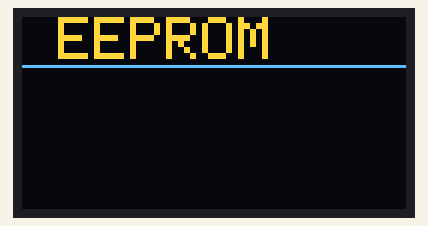
Simulated run of this sketch. Board: Arduino Uno, built with avr-gcc and run on an emulated ATmega328P. Shown: 128×64 one-colour display. The OLED is the two-colour kind (top 16 rows yellow).

Above: at 0.1 s.

The sketch:

ReflowOvenFFLilyMenuOverWrite.ino
```cpp
/*********************************************************************
ReflowOvenFLily - Written to work with ReflowControllerB
LilyPadUSB.bootloader.extended_fuses=0xce
LilyPadUSB.bootloader.high_fuses=0xd8
LilyPadUSB.bootloader.low_fuses=0xff

           Magic Happens Here!
* 225-|                                               x  x
*     |                                            x        x
*     |                                         x              x
*     |                                      x                    x
* 200-|                                   x                          x
*     |                              x    |                          |   x
*     |                         x         |                          |       x
*     |                    x              |                          |
* 150-|               x                   |                          |
*     |             x |                   |                          |
*     |           x   |                   |                          |
*     |         x     |                   |                          |
*     |       x       |                   |                          |
*     |     x         |                   |                          |
*     |   x           |                   |                          |
* 30 -| x             |                   |                          |
*     |<  60 - 90 s  >|<    90 - 120 s   >|<       90 - 120 s       >|
*     | Preheat Stage |   Soaking Stage   |       Reflow Stage       | Cool
*  0  |_ _ _ _ _ _ _ _|_ _ _ _ _ _ _ _ _ _|_ _ _ _ _ _ _ _ _ _ _ _ _ _ _ _ _ _
*                                                                Time (Seconds)
*********************************************************************/

#include <Wire.h>
// Includes
#include <Adafruit_GFX.h>       // GFX Library - https://github.com/adafruit/Adafruit-GFX-Library
#include <Adafruit_SSD1306.h>   // SSD Library - https://github.com/adafruit/Adafruit_SSD1306
#include <Adafruit_MAX31855.h>  // Thermocouple Library - https://github.com/rocketscream/MAX31855
#include <PID_v1.h>             // PID Library - http://playground.arduino.cc/Code/PIDLibrary
                                //             - https://github.com/br3ttb/Arduino-PID-Library/
#include <EEPROMEx.h>           // EEPROMex Library - http://playground.arduino.cc/Code/EEPROMex
// OHARARP FAVICON (LCD ASSISTANT, Byte Orientation - Horizontal Width = 64 Height = 64
static unsigned char PROGMEM logo[] = {
0x00, 0x00, 0x00, 0x00, 0x00, 0x00, 0x00, 0x00, 0x03, 0xFF, 0xFF, 0xFF, 0xFF, 0xFF, 0xBF, 0xC0,
0x0F, 0xFF, 0xFF, 0xFF, 0xFF, 0xFF, 0x3F, 0xF0, 0x1F, 0xFF, 0xFF, 0xFF, 0xFF, 0xFF, 0x7F, 0xFC,
0x3F, 0xFF, 0xFF, 0xFF, 0xFF, 0xFE, 0x7F, 0xFC, 0x3F, 0xFF, 0xFF, 0xFF, 0xFF, 0xFE, 0xFF, 0xFE,
0x7F, 0xFF, 0xFF, 0xFF, 0xFF, 0xFC, 0xFF, 0xFE, 0x7F, 0xFF, 0xFF, 0xFF, 0xFF, 0xFD, 0xFF, 0xFE,
0x7F, 0xFF, 0xFF, 0xFF, 0xFF, 0xF9, 0xFF, 0xFF, 0x7F, 0xFF, 0xFF, 0xFF, 0xFF, 0xF3, 0xFF, 0xFF,
0x7F, 0xFF, 0xFF, 0xFF, 0xFF, 0xF3, 0xFF, 0xFF, 0x7F, 0xFF, 0xFF, 0xFF, 0xFF, 0xE7, 0xFF, 0xFF,
0x7F, 0xFF, 0xFF, 0xE0, 0x03, 0xE7, 0xFF, 0xFF, 0x7F, 0xFF, 0xFF, 0x80, 0x03, 0xCF, 0xFF, 0xFF,
0x7F, 0xFF, 0xFE, 0x00, 0x07, 0xCF, 0xFF, 0xFF, 0x7F, 0xFF, 0xF8, 0x00, 0x07, 0x8F, 0xFF, 0xFF,
0x7F, 0xFF, 0xF0, 0x00, 0x0F, 0x87, 0xFF, 0xFF, 0x7F, 0xFF, 0xE0, 0x00, 0x1F, 0x03, 0xFF, 0xFF,
0x7F, 0xFF, 0xC0, 0x00, 0x3E, 0x01, 0xFF, 0xFF, 0x7F, 0xFF, 0x80, 0x00, 0x7E, 0x00, 0xFF, 0xFF,
0x7F, 0xFF, 0x80, 0x00, 0x7C, 0x00, 0x7F, 0xFF, 0x7F, 0xFF, 0x00, 0x00, 0xFC, 0x00, 0x7F, 0xFF,
0x7F, 0xFF, 0x00, 0x01, 0xFF, 0xC0, 0x3F, 0xFF, 0x7F, 0xFE, 0x00, 0x03, 0xFF, 0xC0, 0x3F, 0xFF,
0x7F, 0xFE, 0x00, 0x07, 0xFF, 0x80, 0x1F, 0xFF, 0x7F, 0xFC, 0x00, 0x07, 0xFF, 0x80, 0x1F, 0xFF,
0x7F, 0xFC, 0x00, 0x0F, 0xFF, 0x00, 0x0F, 0xFF, 0x7F, 0xFC, 0x00, 0x10, 0xFE, 0x00, 0x0F, 0xFF,
0x7F, 0xFC, 0x00, 0x01, 0xFE, 0x00, 0x0F, 0xFF, 0x7F, 0xF8, 0x00, 0x03, 0xFC, 0x00, 0x0F, 0xFF,
0x7F, 0xF8, 0x00, 0x03, 0xFC, 0x00, 0x0F, 0xFF, 0x7F, 0xF8, 0x00, 0x07, 0xF8, 0x00, 0x0F, 0xFF,
0x7F, 0xF8, 0x00, 0x07, 0xF8, 0x00, 0x0F, 0xFF, 0x7F, 0xF8, 0x00, 0x0F, 0xF0, 0x00, 0x0F, 0xFF,
0x7F, 0xF8, 0x00, 0x0F, 0xE0, 0x00, 0x0F, 0xFF, 0x7F, 0xF8, 0x00, 0x1F, 0xE0, 0x00, 0x0F, 0xFF,
0x7F, 0xFC, 0x00, 0x1F, 0xC0, 0x00, 0x0F, 0xFF, 0x7F, 0xFC, 0x00, 0x3F, 0xFC, 0x00, 0x0F, 0xFF,
0x7F, 0xFC, 0x00, 0x7F, 0xF8, 0x00, 0x0F, 0xFF, 0x7F, 0xFC, 0x00, 0x7F, 0xF0, 0x00, 0x1F, 0xFF,
0x7F, 0xFE, 0x00, 0xFF, 0xF0, 0x00, 0x1F, 0xFF, 0x7F, 0xFE, 0x00, 0xFF, 0xE0, 0x00, 0x3F, 0xFF,
0x7F, 0xFF, 0x01, 0xFF, 0xC0, 0x00, 0x3F, 0xFF, 0x7F, 0xFF, 0x01, 0x9F, 0x80, 0x00, 0x7F, 0xFF,
0x7F, 0xFF, 0x80, 0x1F, 0x80, 0x00, 0x7F, 0xFF, 0x7F, 0xFF, 0xC0, 0x3F, 0x00, 0x00, 0xFF, 0xFF,
0x7F, 0xFF, 0xC0, 0x3E, 0x00, 0x01, 0xFF, 0xFF, 0x7F, 0xFF, 0xE0, 0x7C, 0x00, 0x03, 0xFF, 0xFF,
0x7F, 0xFF, 0xF0, 0x78, 0x00, 0x07, 0xFF, 0xFF, 0x7F, 0xFF, 0xFC, 0xF8, 0x00, 0x0F, 0xFF, 0xFF,
0x7F, 0xFF, 0xFC, 0xF0, 0x00, 0x3F, 0xFF, 0xFF, 0x7F, 0xFF, 0xF9, 0xE0, 0x00, 0xFF, 0xFF, 0xFF,
0x7F, 0xFF, 0xFB, 0xF0, 0x03, 0xFF, 0xFF, 0xFF, 0x7F, 0xFF, 0xF3, 0xFF, 0xFF, 0xFF, 0xFF, 0xFF,
0x7F, 0xFF, 0xF7, 0xFF, 0xFF, 0xFF, 0xFF, 0xFF, 0x7F, 0xFF, 0xE7, 0xFF, 0xFF, 0xFF, 0xFF, 0xFE,
0x7F, 0xFF, 0xEF, 0xFF, 0xFF, 0xFF, 0xFF, 0xFE, 0x3F, 0xFF, 0xCF, 0xFF, 0xFF, 0xFF, 0xFF, 0xFE,
0x3F, 0xFF, 0xDF, 0xFF, 0xFF, 0xFF, 0xFF, 0xFC, 0x1F, 0xFF, 0x9F, 0xFF, 0xFF, 0xFF, 0xFF, 0xFC,
0x0F, 0xFF, 0xBF, 0xFF, 0xFF, 0xFF, 0xFF, 0xF8, 0x03, 0xFF, 0x3F, 0xFF, 0xFF, 0xFF, 0xFF, 0xE0,
0x00, 0x00, 0x00, 0x00, 0x00, 0x00, 0x00, 0x00, 0x00, 0x00, 0x00, 0x00, 0x00, 0x00, 0x00, 0x00};

typedef enum REFLOW_STATE
{
  REFLOW_STATE_IDLE,
  REFLOW_STATE_PREHEAT,
  REFLOW_STATE_SOAK,
  REFLOW_STATE_REFLOW,
  REFLOW_STATE_COOL,
  REFLOW_STATE_COMPLETE,
  REFLOW_STATE_TOO_HOT,
  REFLOW_STATE_ERROR
} reflowState_t;

typedef enum REFLOW_STATUS
{
  REFLOW_STATUS_OFF,
  REFLOW_STATUS_ON
} reflowStatus_t;

typedef	enum SWITCH
{
	SWITCH_NONE,
	SWITCH_1,
	SWITCH_2,
}	switch_t;

// ***** CONSTANTS *****
#define OLED_RESET 4
float TEMPERATURE_COOL       = 100;
float TEMPERATURE_SOAK_MIN   = 150;
float TEMPERATURE_SOAK_MAX   = 180;
float TEMPERATURE_REFLOW_MAX = 220;
float TEMP_VALUE_MENU = 0;

#define SENSOR_SAMPLING_TIME   1000
#define SOAK_TEMPERATURE_STEP  5
#define SOAK_MICRO_PERIOD      9000
#define DEBOUNCE_PERIOD_MIN    50

// ***** PID PARAMETERS *****
// ***** PRE-HEAT STAGE *****
float PID_KP_PREHEAT         = 300;
float PID_KI_PREHEAT         = 0.05;
float PID_KD_PREHEAT         = 350;
// ***** SOAKING STAGE *****
float PID_KP_SOAK            = 300;
float PID_KI_SOAK            = 0.05;
float PID_KD_SOAK            = 350;
// ***** REFLOW STAGE *****
float PID_KP_REFLOW          = 300;
float PID_KI_REFLOW          = 0.05;
float PID_KD_REFLOW          = 350;
#define PID_SAMPLE_TIME 1000

// ***** LCD MESSAGES *****
const char* ssdMessagesReflowStatus[] = {
  "  Ready  ",
  " Preheat ",
  "   Soak  ",
  "  Reflow ",
  "   Cool  ",
  " Complete",
  "  !HOT!  ",
  "  Error  "
};

// Pin Definitions
int TopPin = 8;  // Top    Element
int BotPin = 7;  // Bottom Element
int DoorPin =6;  // Door Sense
int BuzPin = A2; // Buzzer Pin
int Led = 13;    // Heartbeat Led

int But1 = 9; // Start Button
int But2 = 10; // Menu  Button
int But3 = 11; // Plus  Button
int But4 = 12; // Minus Button

int thermocoupleCLKPin = A4;
int thermocoupleSOPin  = A3;
int thermocoupleCSPin  = A5;

// ***** PID CONTROL VARIABLES *****
double setpoint;
double input;
double inputOld; //Store old Temperature
double output;
double kp = PID_KP_PREHEAT;
double ki = PID_KI_PREHEAT;
double kd = PID_KD_PREHEAT;
int windowSize;
unsigned long windowStartTime;
unsigned long nextCheck;
unsigned long nextRead;
unsigned long timerSoak;
unsigned long buzzerPeriod;
boolean StartTest;

// Reflow oven controller state machine state variable
reflowState_t reflowState;
// Reflow oven controller status
reflowStatus_t reflowStatus;

//Button Variables
float MenuArray[14] = {TEMPERATURE_COOL,TEMPERATURE_SOAK_MIN,TEMPERATURE_SOAK_MAX,TEMPERATURE_REFLOW_MAX,
                       PID_KP_PREHEAT,PID_KI_PREHEAT,PID_KD_PREHEAT,
                       PID_KP_SOAK,PID_KI_SOAK,PID_KD_SOAK,
                       PID_KP_REFLOW,PID_KI_REFLOW,PID_KD_REFLOW,0};
float PromTest = 0;
byte  ArrowArray[5] = {24,32,40,48,56};
byte  ArrowIdx[13]  = {0,1,2,3,0,1,2,0,1,2,0,1,2};
byte  MathIdx[13]   = {0,0,0,0,0,1,0,0,1,0,0,1,0};
boolean MenuFlag;
boolean PlusFlag;
boolean MinusFlag;

byte ButtCount  = 0;
int  MenuCount  = -1;
int  PlusMinus  = 0;

// tc Error Counter
int tcErrorCtr = 0;

// Seconds timer
int timerSeconds;

// Library Setup
// Specify PID control interface
PID reflowOvenPID(&input, &output, &setpoint, kp, ki, kd, DIRECT);
Adafruit_SSD1306 display(OLED_RESET);
Adafruit_MAX31855 thermocouple(thermocoupleCLKPin, thermocoupleCSPin, thermocoupleSOPin);

// Setup
void setup()   {
  // Setup Serial Baudrate
  Serial.begin(9600);

  for (int i = 0; i<12;i++){
    EEPROM.writeFloat(i*4, MenuArray[i]);
  }


  // by default, we'll generate the high voltage from the 3.3v line internally! (neat!)
  display.begin(SSD1306_SWITCHCAPVCC);
  display.clearDisplay();
  display.setCursor(0,0);
  display.setTextSize(2);
  display.setTextColor(WHITE);
  display.println(" EEPROM ");
  display.drawLine(0, 16, 127, 16, WHITE);
  display.display();

}

// Begin Main Loop
void loop(){

}
```
